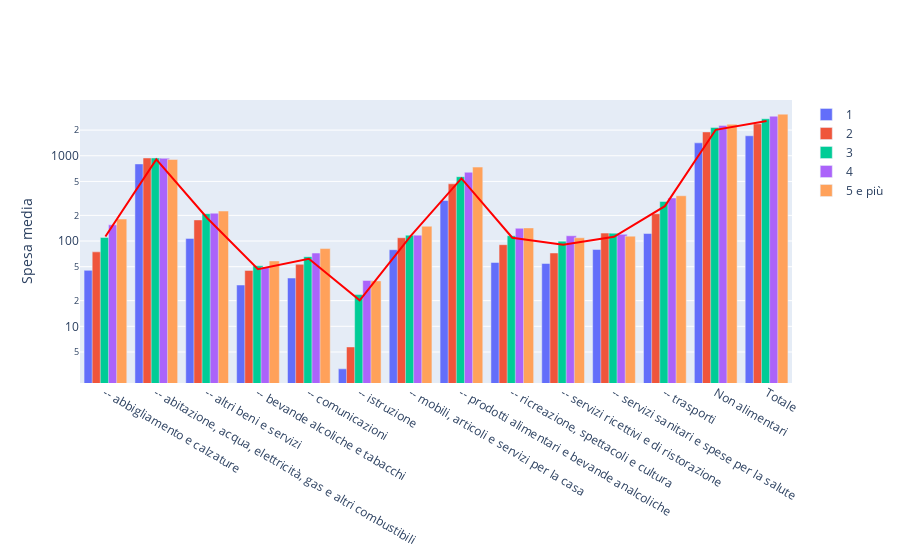

The code cell stored with this chart in its notebook:
### Code cell
fig = go.Figure() #= px.histogram(grouped_data, x='Coicop (DESC)', y='spesa_media', color='componenti', barmode='group')



for i, group_df in grouped_data.groupby('componenti'):
        fig.add_trace(go.Bar(
            x=group_df['Coicop (DESC)'], 
            y=group_df['spesa_media'], 
            name=str(i),
            width=0.2
        ))



fig.update_layout(
        barmode='group', 
        yaxis_title_text = 'Spesa media', 
        #bargroupgap=0.1, 
        #bargap=0.2, 
    ) 
fig.update_yaxes(type="log")

l = px.line(
    mean_values, x="Coicop (DESC)", y="Spesa media"
).update_traces(line_color="red")

fig.add_traces(l.data)

fig.show()

### Figure 1 — Plotly figure (JSON) as saved in the notebook; plotly's stock layout.template omitted (floating-point values rounded to 4 significant figures)
{"data": [{"name": "1", "type": "bar", "width": 0.2, "x": ["-- abbigliamento e calzature", "-- abitazione, acqua, elettricità, gas e altri combustibili", "-- altri beni e servizi", "-- bevande alcoliche e tabacchi", "-- comunicazioni", "-- istruzione", "-- mobili, articoli e servizi per la casa", "-- prodotti alimentari e bevande analcoliche", "-- ricreazione, spettacoli e cultura", "-- servizi ricettivi e di ristorazione", "-- servizi sanitari e spese per la salute", "-- trasporti", "Non alimentari", "Totale"], "y": [45.3, 802.6, 107.4, 30.51, 36.83, 3.17, 79.11, 298.4, 56.07, 54.49, 79.5, 122.5, 1417.0, 1716.0]}, {"name": "2", "type": "bar", "width": 0.2, "x": ["-- abbigliamento e calzature", "-- abitazione, acqua, elettricità, gas e altri combustibili", "-- altri beni e servizi", "-- bevande alcoliche e tabacchi", "-- comunicazioni", "-- istruzione", "-- mobili, articoli e servizi per la casa", "-- prodotti alimentari e bevande analcoliche", "-- ricreazione, spettacoli e cultura", "-- servizi ricettivi e di ristorazione", "-- servizi sanitari e spese per la salute", "-- trasporti", "Non alimentari", "Totale"], "y": [74.63, 942.4, 176.9, 45.23, 53.38, 5.73, 109.3, 468.7, 90.63, 72.41, 123.8, 209.0, 1904.0, 2372.0]}, {"name": "3", "type": "bar", "width": 0.2, "x": ["-- abbigliamento e calzature", "-- abitazione, acqua, elettricità, gas e altri combustibili", "-- altri beni e servizi", "-- bevande alcoliche e tabacchi", "-- comunicazioni", "-- istruzione", "-- mobili, articoli e servizi per la casa", "-- prodotti alimentari e bevande analcoliche", "-- ricreazione, spettacoli e cultura", "-- servizi ricettivi e di ristorazione", "-- servizi sanitari e spese per la salute", "-- trasporti", "Non alimentari", "Totale"], "y": [110.2, 941.9, 209.2, 51.15, 65.62, 23.53, 117.2, 568.2, 115.6, 99.73, 123.7, 291.4, 2149.0, 2717.0]}, {"name": "4", "type": "bar", "width": 0.2, "x": ["-- abbigliamento e calzature", "-- abitazione, acqua, elettricità, gas e altri combustibili", "-- altri beni e servizi", "-- bevande alcoliche e tabacchi", "-- comunicazioni", "-- istruzione", "-- mobili, articoli e servizi per la casa", "-- prodotti alimentari e bevande analcoliche", "-- ricreazione, spettacoli e cultura", "-- servizi ricettivi e di ristorazione", "-- servizi sanitari e spese per la salute", "-- trasporti", "Non alimentari", "Totale"], "y": [155.0, 935.4, 212.2, 48.89, 72.3, 34.51, 117.2, 640.7, 141.3, 115.3, 120.0, 319.9, 2272.0, 2913.0]}, {"name": "5 e più", "type": "bar", "width": 0.2, "x": ["-- abbigliamento e calzature", "-- abitazione, acqua, elettricità, gas e altri combustibili", "-- altri beni e servizi", "-- bevande alcoliche e tabacchi", "-- comunicazioni", "-- istruzione", "-- mobili, articoli e servizi per la casa", "-- prodotti alimentari e bevande analcoliche", "-- ricreazione, spettacoli e cultura", "-- servizi ricettivi e di ristorazione", "-- servizi sanitari e spese per la salute", "-- trasporti", "Non alimentari", "Totale"], "y": [181.1, 905, 224.9, 58.45, 81.59, 34.1, 149.2, 736.4, 142.5, 109.2, 114.1, 339.7, 2340.0, 3076.0]}, {"hovertemplate": "Coicop (DESC)=%{x}<br>Spesa media=%{y}<extra></extra>", "legendgroup": "", "line": {"color": "red", "dash": "solid"}, "marker": {"symbol": "circle"}, "mode": "lines", "name": "", "orientation": "v", "showlegend": false, "type": "scatter", "x": ["-- abbigliamento e calzature", "-- abitazione, acqua, elettricità, gas e altri combustibili", "-- altri beni e servizi", "-- bevande alcoliche e tabacchi", "-- comunicazioni", "-- istruzione", "-- mobili, articoli e servizi per la casa", "-- prodotti alimentari e bevande analcoliche", "-- ricreazione, spettacoli e cultura", "-- servizi ricettivi e di ristorazione", "-- servizi sanitari e spese per la salute", "-- trasporti", "Non alimentari", "Totale"], "xaxis": "x", "y": [113.2, 905.5, 186.1, 46.85, 61.94, 20.21, 114.4, 542.5, 109.2, 90.22, 112.2, 256.5, 2016.0, 2559.0], "yaxis": "y"}], "layout": {"barmode": "group", "yaxis": {"title": {"text": "Spesa media"}, "type": "log"}}}
